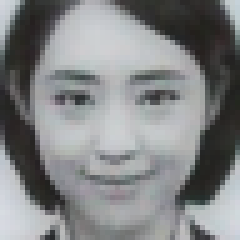
#> input picture ocr-service/extracted_faces/extracted_face.png, 48 x 48 px (shown 5 times larger)
$ python extract_face.py ../extracted_faces/extracted_face.png out.png
#> lines starting #> are read from the running program, lines starting #| are printed output that depends on the picture
import sys
import cv2

def extract_face(image_path, output_path="extracted_face.png"):
#> called with image_path = '../extracted_faces/extracted_face.png', output_path = 'out.png'
    image = cv2.imread(image_path)
#> image is the input picture: shape (48, 48, 3); mean B, G, R 133.5, 132.4, 130.6
    gray = cv2.cvtColor(image, cv2.COLOR_BGR2GRAY)

    face_cascade = cv2.CascadeClassifier(cv2.data.haarcascades + "haarcascade_frontalface_default.xml")

    faces = face_cascade.detectMultiScale(gray, scaleFactor=1.1, minNeighbors=5, minSize=(35, 35))
#> faces = [[3, 4, 40, 40]]

    if len(faces) == 0:
        print("No face detected.")
        return None

    (x, y, w, h) = faces[0]
#> x = 3; y = 4; w = 40; h = 40
    face = image[y:y+h, x:x+w]
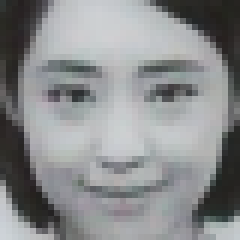
#> face: shape (40, 40, 3) (shown 6 times larger); mean B, G, R 141.5, 140.3, 138.6
    cv2.imwrite(output_path, face)
    print(f"Face extracted and saved as {output_path}")
    return output_path

if __name__ == "__main__":
    if len(sys.argv) < 3:
        print("No image path or output path provided")
        sys.exit(1)

    image_path = sys.argv[1]
    output_path = sys.argv[2]
    extract_face(image_path, output_path)
